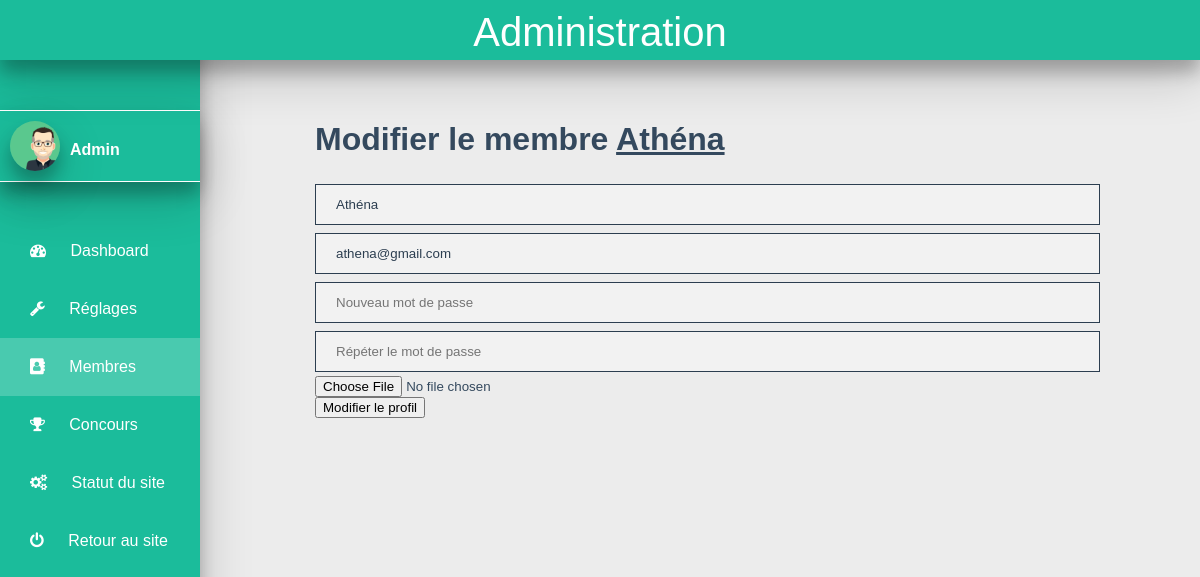
/admin/modif.php?id=12 (signed in), run on the app's committed database.
### tables this page shows
CREATE TABLE `membres` (
  `id` int(11) NOT NULL,
  `admin` int(255) NOT NULL,
  `restricted` int(11) NOT NULL,
  `restricted_raison` varchar(255) NOT NULL,
  `pseudo` varchar(255) NOT NULL,
  `mail` varchar(255) NOT NULL,
  `motdepasse` text NOT NULL,
  `confirmkey` varchar(255) NOT NULL,
  `confirme` int(11) NOT NULL,
  `avatar` varchar(255) NOT NULL,
  `score` int(11) NOT NULL,
  `achiev_nb` int(255) NOT NULL,
  `achiev_beta` int(255) NOT NULL
);

### admin/modif.php (the view, shortened to what this page needs)
<?php
$bdd = new PDO('mysql:host=localhost;dbname=gamus;charset=utf8', 'root', '');
if (isset($_GET['id']) && $_GET['id'] > 0) {
	$getid = intval($_GET['id']);
	$requser = $bdd->prepare('SELECT * FROM membres WHERE id = ?');
	$requser->execute(array($getid));
	$userinfo = $requser->fetch();
if (isset($userinfo['id'])) {
?>
<html>
<head>
	<link rel="stylesheet" type="text/css" href="css/style.css" />
	<link rel="stylesheet" href="../css/font-awesome.min.css" />
</head>
<body>
<div class="header" style="background-image: url(../img/gplay.png);">Administration</div>
<div class="nav">
	<div class="profil" style="background-image: url(../img/gplay.png);">
		<div class="avatar" style="background-image:url(../membres/avatars/<?php echo $_SESSION['avatar']; ?>); background-size: cover;"></div><div class="nom"><b><?php echo $_SESSION['pseudo']; ?></b></div>
	</div>
	<ul>
		<li>
			<a href="index.php">
				<span><i class="fa fa-tachometer" aria-hidden="true"></i></span>
				<span>Dashboard</span>
			</a>
		</li>
		<li>
			<a href="jeux.php">
				<span><i class="fa fa-wrench" aria-hidden="true"></i></span>
				<span>Réglages</span>
			</a>
		</li>
		<li class="active">
			<a href="modif.php">
				<span><i class="fa fa-address-book" aria-hidden="true"></i></span>
				<span>Membres</span>
			</a>
		</li>
		<li>
			<a href="#">
				<span><i class="fa fa-trophy" aria-hidden="true"></i></span>
				<span>Concours</span>
			</a>
		</li>
		<li>
			<a href="#">
				<span><i class="fa fa-cogs" aria-hidden="true"></i></span>
				<span>Statut du site</span>
			</a>
		</li>
		<li>
			<a href="/">
				<span><i class="fa fa-power-off" aria-hidden="true"></i></span>
				<span>Retour au site</span>
			</a>
		</li>
	</ul>
</div>
<div class="contenu">
	<h1>Modifier le membre <u><?php echo $userinfo['pseudo']; ?></u></h1>
	<form method="POST" enctype="multipart/form-data">
			<input type="text" name="newpseudo" placeholder="Pseudo" value="<?php echo $userinfo['pseudo']; ?>">
			<input type="email" name="newmail" placeholder="Nouvelle adresse e-mail" value="<?php echo $userinfo['mail']; ?>">
			<input type="password" name="newmdp" placeholder="Nouveau mot de passe">
			<input type="password" name="newmdp2" placeholder="Répéter le mot de passe">
			<input type="file" name="avatar"><br />
			<input type="submit" name="valider" value="Modifier le profil" id="valider">
	</form>
</div>
</body>
</html>
<?php
}
}
?>

### admin/css/style.css (style rules this page uses)
* { box-sizing: border-box; }
html, body { margin: 0; padding: 0; height: 100%; font-family: 'Neto Sans', sans-serif; background-color: #ECECEC; }
.header { position: absolute; height: 60px; width: 100%; background-color: #1BBC9B; z-index: 4; font-size: 40px; padding-top: 10px; text-align: center; color: white; box-shadow: 0 12px 16px 0 rgba(0,0,0,0.24), 0 17px 50px 0 rgba(0,0,0,0.19); }
.nav { position: absolute; width: 100%; background-color: #1BBC9B; height: 200%; z-index: 3; padding-top: 70px; box-shadow: 0 12px 16px 0 rgba(0,0,0,0.24), 0 17px 50px 0 rgba(0,0,0,0.19); }
.nav ul { list-style: none; padding: 0; margin: 0; }
.nav ul li { padding: 20px 30px; transition: 0.3s; }
.nav ul li a { color: white; text-decoration: none; }
.nav ul li a i { margin-right: 20px; }
.profil { background-color: #1BBC9B; padding: 10px 0; border-bottom: 1px solid white; border-top: 1px solid white; margin: 40px 0; box-shadow: 0 12px 16px 0 rgba(0,0,0,0.24), 0 17px 50px 0 rgba(0,0,0,0.19); }
.contenu { padding-top: 100px; padding-left: 100px; color: #34495E; padding-right: 100px; }
@media screen and (min-width: 600px) { .nav { width: 80px; } }
@media screen and (min-width: 600px) { .nav ul li { text-align: center; } }
@media screen and (min-width: 600px) { .nav ul li span:nth-child(2) { display: none; } }
@media screen and (min-width: 600px) { .contenu { margin-left: 90px; } }
@media screen and (min-width: 600px) { .nom { display: none; } }
@media screen and (min-width: 1000px) { .nav { width: 200px; } }
@media screen and (min-width: 1000px) { .nav ul li { text-align: left; } }
@media screen and (min-width: 1000px) { .nav ul li span:nth-child(2) { display: inline; } }
@media screen and (min-width: 1000px) { .contenu { margin-left: 215px; } }
@media screen and (min-width: 1000px) { .nom { display: inline; } }
.avatar { border-radius: 50%; width: 50px; height:50px; box-shadow: 0 12px 16px 0 rgba(0,0,0,0.24), 0 17px 50px 0 rgba(0,0,0,0.19); margin-left: 10px; }
.nom { position: absolute; margin-top: -30px; margin-left: 70px; color: white; }
.active { background-color: rgba(255, 255, 255, 0.2); }
input[type=text],input[type=password],input[type=email] { width: 100%; padding: 12px 20px; margin: 4px 0; box-sizing: border-box; border: 1px solid #2C3E50; background-color: #f2f2f2; color: #2C3E50; transition: 0.3s; outline: none; }

### data on the page
membres: pseudo "Athéna", newpseudo "Athéna", newmail "athena@gmail.com"

### other printed values
$_SESSION['pseudo'] "Admin"
